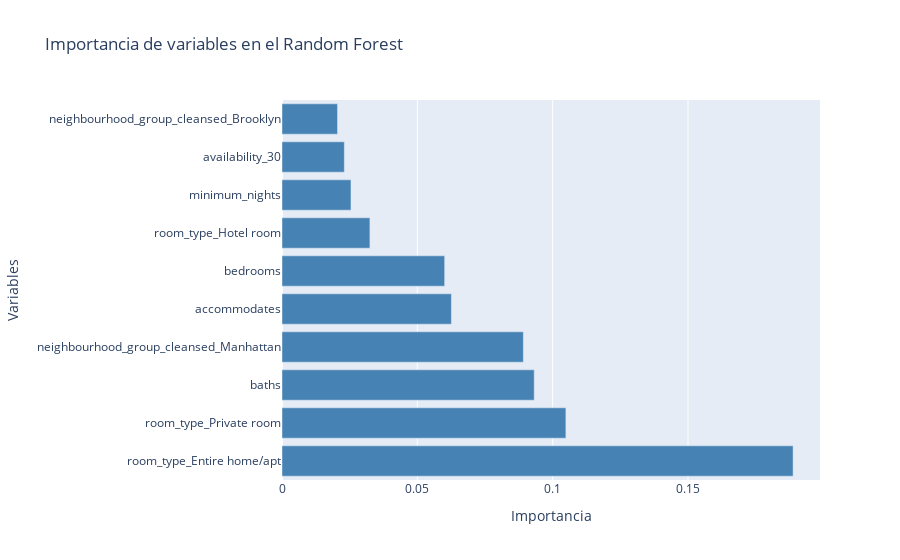

Here is the notebook cell this chart was saved with:
### Code cell
# visualizacion de la importancia mediante un grafico de barras
data = [
    go.Bar(
        y = importancia_predictores["predictor"],
        x = importancia_predictores["importancia"],
        marker_color = "steelblue",
        orientation='h',
        name = "Importancia de variables"
    )      
]

layout = go.Layout(title = "Importancia de variables en el Random Forest", xaxis_title = "Importancia", yaxis_title = "Variables")

fig = go.Figure(data = data, layout = layout)

fig.show()

### Figure 1 — Plotly figure (JSON) as saved in the notebook; plotly's stock layout.template omitted (floating-point values rounded to 4 significant figures)
{"data": [{"marker": {"color": "steelblue"}, "name": "Importancia de variables", "orientation": "h", "type": "bar", "x": [0.1888, 0.1049, 0.09319, 0.08917, 0.06259, 0.0601, 0.03247, 0.02548, 0.02303, 0.02052], "y": ["room_type_Entire home/apt", "room_type_Private room", "baths", "neighbourhood_group_cleansed_Manhattan", "accommodates", "bedrooms", "room_type_Hotel room", "minimum_nights", "availability_30", "neighbourhood_group_cleansed_Brooklyn"]}], "layout": {"title": {"text": "Importancia de variables en el Random Forest"}, "xaxis": {"title": {"text": "Importancia"}}, "yaxis": {"title": {"text": "Variables"}}}}
